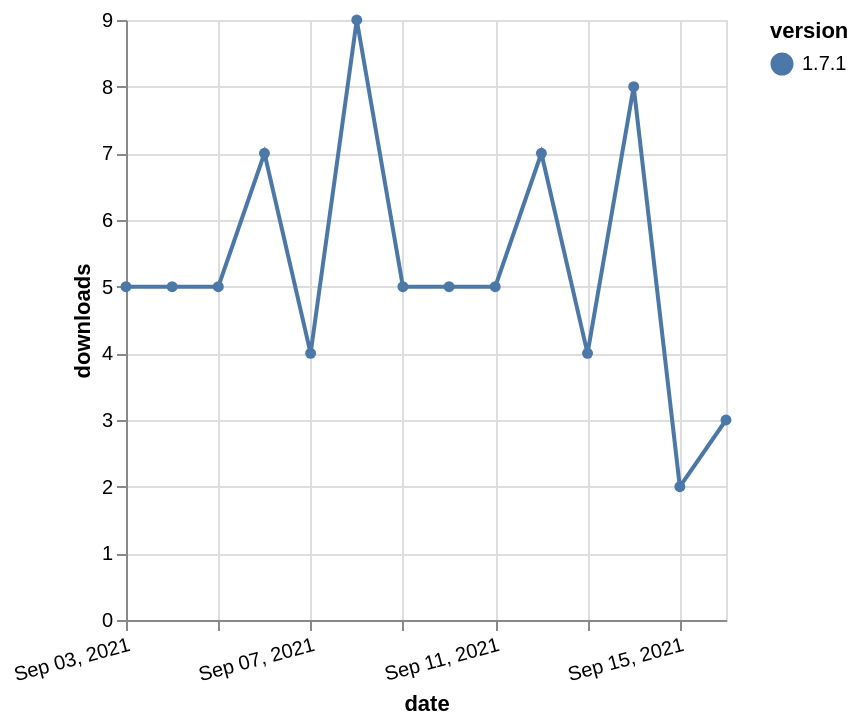

Express this chart as Vega-Lite.
### Vega-Lite specification from a JSON file in a GitHub repository (floating-point values rounded to 4 significant figures)
{"$schema": "https://vega.github.io/schema/vega-lite/v5.json", "description": "A simple bar chart with embedded data.", "data": {"values": [{"date": "2021-09-03", "total": 4217, "delta": 5, "version": "1.7.1"}, {"date": "2021-09-04", "total": 4222, "delta": 5, "version": "1.7.1"}, {"date": "2021-09-05", "total": 4227, "delta": 5, "version": "1.7.1"}, {"date": "2021-09-06", "total": 4234, "delta": 7, "version": "1.7.1"}, {"date": "2021-09-07", "total": 4238, "delta": 4, "version": "1.7.1"}, {"date": "2021-09-08", "total": 4247, "delta": 9, "version": "1.7.1"}, {"date": "2021-09-09", "total": 4252, "delta": 5, "version": "1.7.1"}, {"date": "2021-09-10", "total": 4257, "delta": 5, "version": "1.7.1"}, {"date": "2021-09-11", "total": 4262, "delta": 5, "version": "1.7.1"}, {"date": "2021-09-12", "total": 4269, "delta": 7, "version": "1.7.1"}, {"date": "2021-09-13", "total": 4273, "delta": 4, "version": "1.7.1"}, {"date": "2021-09-14", "total": 4281, "delta": 8, "version": "1.7.1"}, {"date": "2021-09-15", "total": 4283, "delta": 2, "version": "1.7.1"}, {"date": "2021-09-16", "total": 4286, "delta": 3, "version": "1.7.1"}]}, "width": "container", "mark": {"type": "line", "point": {"filled": true}}, "encoding": {"x": {"field": "date", "type": "temporal", "timeUnit": "yearmonthdate", "title": "date", "axis": {"labelAngle": -15}}, "y": {"field": "delta", "type": "quantitative", "title": "downloads"}, "color": {"field": "version", "type": "nominal"}, "tooltip": {"field": "delta"}}}
